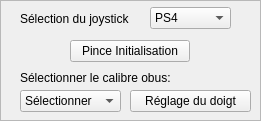
    <widget class="QFrame" name="frame_main">
     <property name="geometry">
      <rect>
       <x>10</x>
       <y>9</y>
       <width>261</width>
       <height>121</height>
      </rect>
     </property>
     <property name="frameShape">
      <enum>QFrame::StyledPanel</enum>
     </property>
     <property name="frameShadow">
      <enum>QFrame::Raised</enum>
     </property>
     <widget class="QPushButton" name="Finger_Adjust_Button">
      <property name="enabled">
       <bool>true</bool>
      </property>
      <property name="geometry">
       <rect>
        <x>130</x>
        <y>90</y>
        <width>121</width>
        <height>22</height>
       </rect>
      </property>
      <property name="text">
       <string>Réglage du doigt</string>
      </property>
     </widget>
     <widget class="QPushButton" name="Gripper_Homing_Button">
      <property name="geometry">
       <rect>
        <x>70</x>
        <y>40</y>
        <width>120</width>
        <height>22</height>
       </rect>
      </property>
      <property name="text">
       <string>Pince Initialisation</string>
      </property>
     </widget>
     <widget class="QComboBox" name="calibre_comboBox">
      <property name="geometry">
       <rect>
        <x>20</x>
        <y>90</y>
        <width>101</width>
        <height>22</height>
       </rect>
      </property>
      <property name="maxVisibleItems">
       <number>10</number>
      </property>
      <item>
       <property name="text">
        <string>Sélectionner</string>
       </property>
      </item>
      <item>
       <property name="text">
        <string>&lt; 90 mm</string>
       </property>
      </item>
      <item>
       <property name="text">
        <string>[90, 130] mm</string>
       </property>
      </item>
      <item>
       <property name="text">
        <string>[140, 155] mm</string>
       </property>
      </item>
      <item>
       <property name="text">
        <string>&gt; 200 mm</string>
       </property>
      </item>
     </widget>
     <widget class="QLabel" name="Select_obus_label">
      <property name="geometry">
       <rect>
        <x>20</x>
        <y>70</y>
        <width>191</width>
        <height>16</height>
       </rect>
      </property>
      <property name="text">
       <string>Sélectionner le calibre obus:</string>
      </property>
     </widget>
     <widget class="QLabel" name="joy_label">
      <property name="geometry">
       <rect>
        <x>20</x>
        <y>10</y>
        <width>131</width>
        <height>17</height>
       </rect>
      </property>
      <property name="text">
       <string>Sélection du joystick</string>
      </property>
     </widget>
     <widget class="QComboBox" name="joy_comboBox">
      <property name="geometry">
       <rect>
        <x>150</x>
        <y>7</y>
        <width>81</width>
        <height>22</height>
       </rect>
      </property>
      <property name="currentText">
       <string>PS4</string>
      </property>
      <property name="currentIndex">
       <number>0</number>
      </property>
      <property name="maxVisibleItems">
       <number>2</number>
      </property>
      <item>
       <property name="text">
        <string>PS4</string>
       </property>
      </item>
      <item>
       <property name="text">
        <string>ITOWA</string>
       </property>
      </item>
     </widget>
    </widget>
